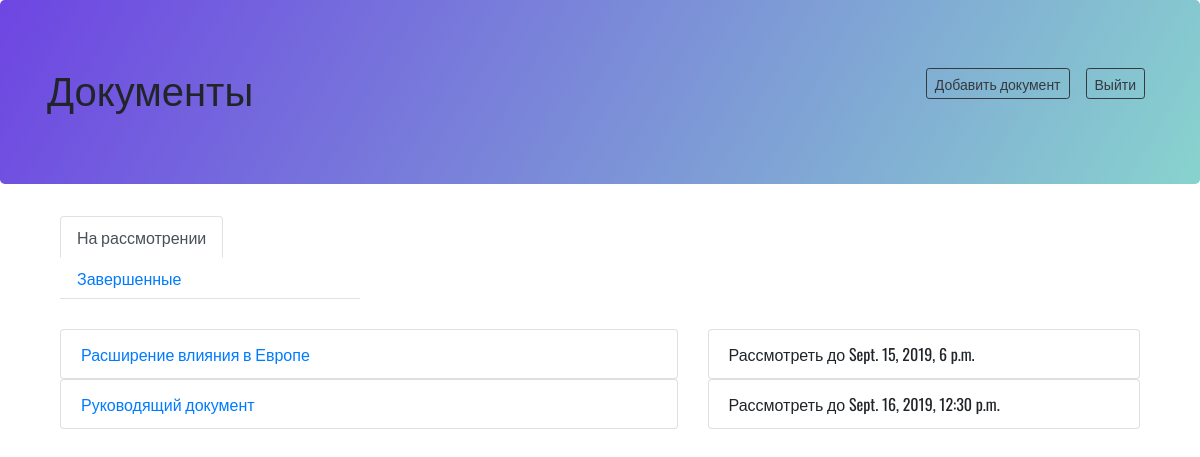
Screenshot of /docs/ (signed in) with the database file from the repository.
### vtbhackCognitio/apps/index/models.py (models this page shows)
class Document(models.Model):
    user_id = models.ManyToManyField(User)
    title = models.CharField('Title', max_length=200)
    text = models.TextField('Text')
    is_active = models.BooleanField('Active', default=True)
    end_date = models.DateTimeField('End date')

### vtbhackCognitio/apps/index/views.py (the view)
# urls.py: path('docs/', views.docs),
@login_required(login_url='/auth/')
def docs(request):
    user = request.user
    documents = user.document_set.filter(is_active = True)
    print(documents)
    prev_documents = user.document_set.filter(is_active = False)
    return render(request, 'index/doc_list.html', {'documents':documents, 'prev_documents': prev_documents})

### vtbhackCognitio/templates/index/doc_list.html (shortened to what this page needs)
{% extends 'base.html' %}
{% block content %}
<main>
	<div class="jumbotron">
		<div class="container">
			<div class="row">
				<div class="col-7">
					<h1>Документы</h1>
				</div>
				<div class="col-5">
					<div class="d-flex flex-column flex-sm-row justify-content-end">
						{% if user.is_staff%}
						<button type="button" class="btn btn-sm btn-outline-dark mx-2 my-1" data-toggle="modal"
							data-target="#mModal">Добавить документ</button>
						{% endif %}
						<a href='/logout/' class="btn btn-sm btn-outline-dark mx-2 my-1">Выйти</a>
					</div>
				</div>
			</div>
		</div>
	</div>
	<div class="container">
		<div class="container">
			<nav>
				<div class="nav nav-tabs" id="nav-tab" role="tablist" style="width: 300px">
					<a class="nav-item nav-link active" id="nav-home-tab" data-toggle="tab" href="#nav-home" role="tab"
						aria-controls="nav-home" aria-selected="true">На рассмотрении</a>
					<a class="nav-item nav-link" id="nav-profile-tab" data-toggle="tab" href="#nav-profile" role="tab"
						aria-controls="nav-profile" aria-selected="false">Завершенные</a>
				</div>
			</nav>
		</div>
		<div class="tab-content" id="nav-tabContent">
			<div class="tab-pane fade show active" id="nav-home" role="tabpanel" aria-labelledby="nav-home-tab">
				<ul class="list-group padding">
					<div class="container">
						{% if documents %}
						{% for d in documents %}
						<div class="row">
							<div class="col-sm-7">
								<li class="list-group-item"><a href='/docs/{{ d.id}}'>{{ d.title }}</a></li>
							</div>
							<div class="col-sm-5">
								<li class="list-group-item">Рассмотреть до {{d.end_date}}</li>
							</div>
						</div>
						{% endfor %}
						{%else%}
						<div class="row">
							<div class="col-12">
								<li class="list-group-item">У вас нет документов на рассмотрение</li>
							</div>
						</div>
						{%endif%}
					</div>
				</ul>
			</div>
		</div>
	</div>
</main>
{% endblock %}

### vtbhackCognitio/apps/index/static/css/main.css (style rules this page uses)
* { margin: 0px; padding: 0px; box-sizing: border-box; }
body, html { height: 100%; font-family: 'Oswald', sans-serif; }
button { outline: none !important; border: none; background: transparent; }
.padding { margin-top:30px; }
.jumbotron { background-image: -moz-linear-gradient( 150deg, rgb(136,211,206) 0%, rgb(110,69,226) 100%); background-image: -webkit-linear-gradient( 150deg, rgb(136,211,206) 0%, rgb(110,69,226) 100%); background-image: -ms-linear-gradient( 150deg, rgb(136,211,206) 0%, rgb(110,69,226) 100%); }

### rows the page displays
Document: title "Расширение влияния в Европе", end_date "Sept. 15, 2019, 6 p.m."
Document: title "Руководящий документ", end_date "Sept. 16, 2019, 12:30 p.m."
